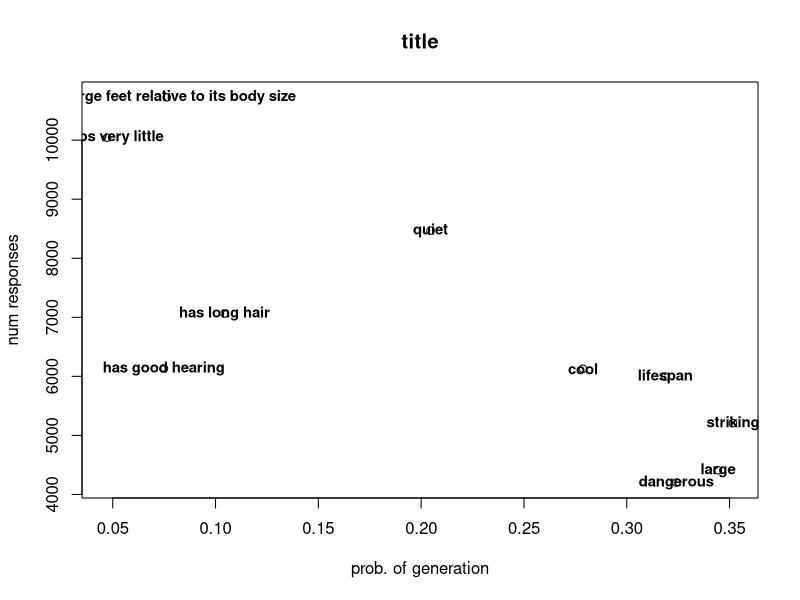

Recreate this plot in R.
genCorr = abs(c(0.3443250488940599, 0.2786921485840363, 0.35164786386252667, 0.3241003513545623, 0.31874309221991487, 0.07622946411113914, -0.20459332100398267, 0.07487908633416952, 0.10441947183906619, -0.04724035442610212))
numRes = c(5.571428571428571, 5.63265306122449, 5.142857142857143, 6.73469387755102, 4.142857142857143, 2.7755102040816326, 3.816326530612245, 4.020408163265306, 2.9183673469387754, 2.5510204081632653)
times = c(4408.787346945724, 6128.721458339775, 5207.292765962103, 4200.7506250066335, 5996.819081644641, 10723.857000015494, 8467.855714281659, 6131.964687488374, 7064.32177083338, 10041.772727283682)
labelNames = c('large', 'cool', 'striking', 'dangerous', 'lifespan', 'has large feet relative to its body size', 'quiet', 'has good hearing', 'has long hair', 'sleeps very little')
plot(genCorr, times, main = "title",
     xlab = "prob. of generation", ylab = "num responses")
text(genCorr, times, labels=labelNames, cex=0.9, font=2)
